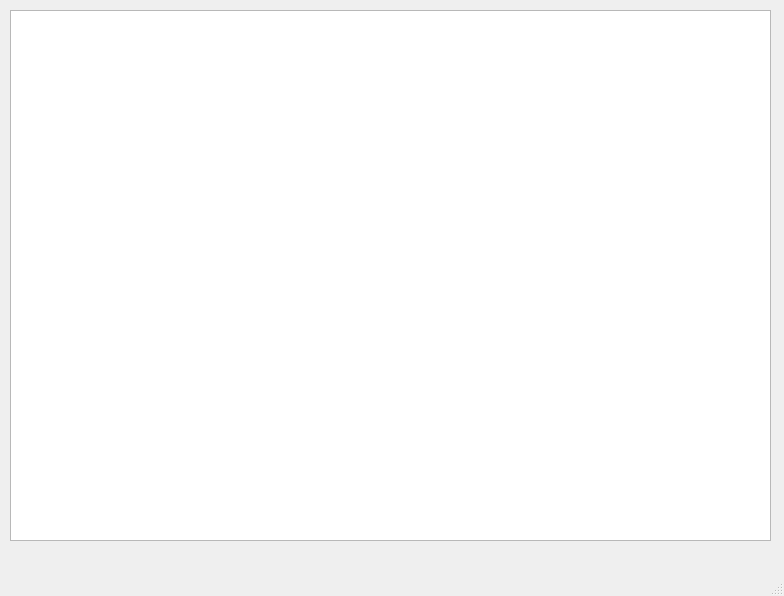
<?xml version="1.0" encoding="UTF-8"?>
<ui version="4.0">
 <class>MainWindow</class>
 <widget class="QMainWindow" name="MainWindow">
  <property name="geometry">
   <rect>
    <x>0</x>
    <y>0</y>
    <width>784</width>
    <height>596</height>
   </rect>
  </property>
  <property name="windowTitle">
   <string>MainWindow</string>
  </property>
  <widget class="QWidget" name="centralwidget">
   <widget class="QListWidget" name="listWidget">
    <property name="geometry">
     <rect>
      <x>10</x>
      <y>10</y>
      <width>761</width>
      <height>531</height>
     </rect>
    </property>
   </widget>
  </widget>
  <widget class="QMenuBar" name="menubar">
   <property name="geometry">
    <rect>
     <x>0</x>
     <y>0</y>
     <width>784</width>
     <height>30</height>
    </rect>
   </property>
  </widget>
  <widget class="QStatusBar" name="statusbar"/>
 </widget>
 <resources/>
 <connections/>
</ui>
